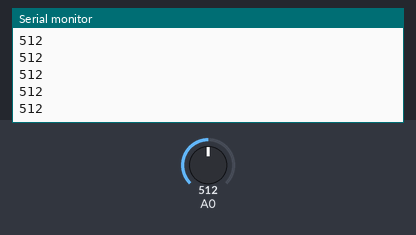
The sketch below on a simulated Arduino Uno, built with avr-gcc and run on an emulated ATmega328P. Parts: the last lines printed to the serial monitor. Inputs (shaded band) come from the test bench; at power-on: A0 = 512.

Above: at 1.2 s.
1.3 s: A0 set to 716
At 1.31 s:
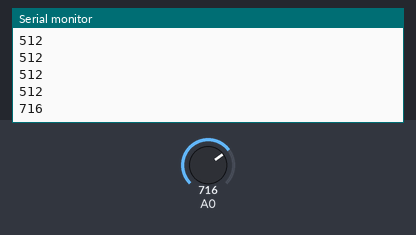
2.8 s: A0 set to 900
At 2.81 s:
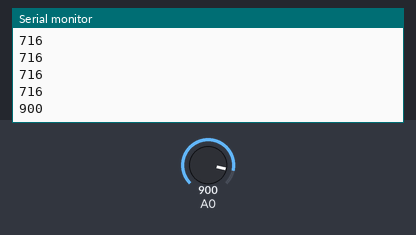
Timing chart, 0 to 5.8 s (numbered marks = the images above; inputs shaded):
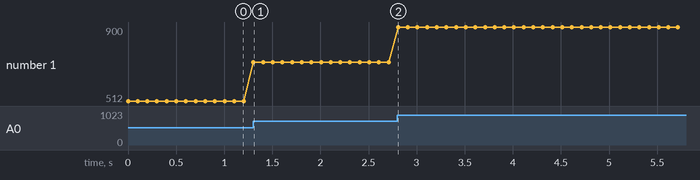

Measured:
- after the input at 1.3 s, the serial monitor: prints a new line at once (image 1)
- after the input at 2.8 s, the serial monitor: prints a new line at once (image 2)
- plotted number 1: 512 → 716 after the input at 1.3 s, 716 → 900 after the input at 2.8 s

The sketch:

PinoAnalogico-potenciomentro.ino
```cpp
void setup() {
  Serial.begin(2400);

}

void loop() {
  Serial.println(analogRead(A0));
  delay(100);

}
```
